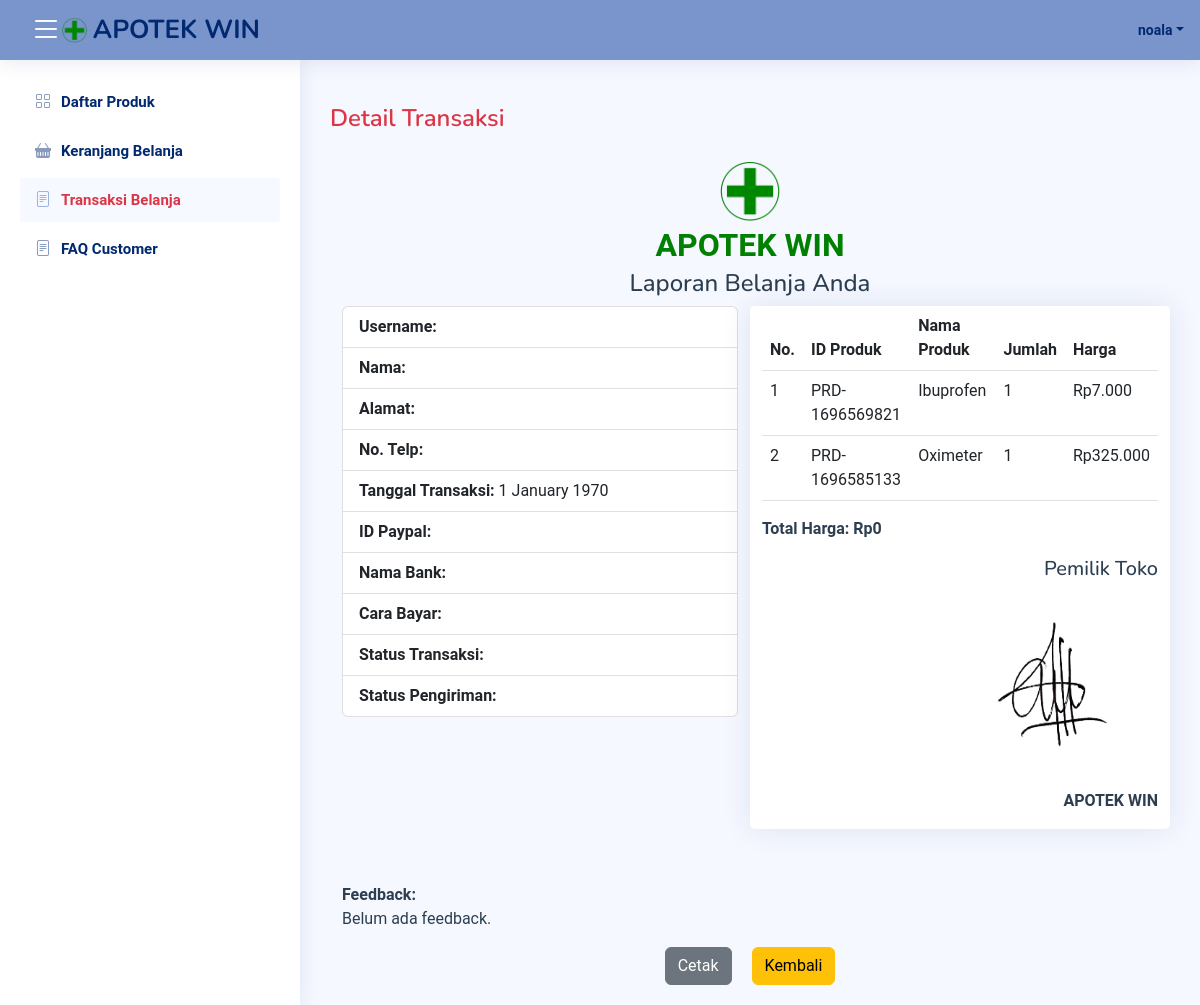
The page /Customer/detailTransaksi.php (signed in) on the database its author committed.
### tables this page shows
CREATE TABLE `keranjang` (
  `idKeranjang` int(11) NOT NULL,
  `username` varchar(255) NOT NULL,
  `idProduk` varchar(255) NOT NULL,
  `jumlah` int(11) NOT NULL,
  `harga` int(11) NOT NULL,
  `status` enum('Belum Dibayar','Dibayar','Dibatalkan') NOT NULL,
  `idTransaksi` varchar(255) DEFAULT NULL
);

CREATE TABLE `produk` (
  `idProduk` varchar(255) NOT NULL,
  `namaProduk` varchar(255) NOT NULL,
  `kategoriProduk` varchar(255) NOT NULL,
  `hargaProduk` int(11) NOT NULL,
  `stokProduk` int(11) NOT NULL,
  `gambarProduk` varchar(255) NOT NULL
);

### connect.php (called while the page is built, shortened)
<?php
$connect = mysqli_connect("localhost", "root", "", "onlineshop");
function query($query){
    global $connect;
    $result = mysqli_query($connect, $query);
    $rows = [];
    while ($row = mysqli_fetch_assoc($result)){
        $rows[] = $row;
    }
    return $rows;
}
?>

### Customer/detailTransaksi.php (the view, shortened to what this page needs)
<?php
require 'template/headerCust.php';
require 'template/sidebarCust.php';
$idTransaksi = $_GET["id"];
$username = $_SESSION["username"];
$detailTransaksi = query("SELECT * FROM transaksi
JOIN customer ON transaksi.username = customer.username
WHERE transaksi.idTransaksi = '$idTransaksi' AND transaksi.username = '$username';
")[0];
$keranjangUser = query("SELECT * FROM keranjang
JOIN produk ON keranjang.idProduk = produk.idProduk
WHERE keranjang.username = '$username' AND keranjang.idTransaksi = '$idTransaksi';
");
$tanggalTransaksi = strtotime($detailTransaksi["tanggalTransaksi"]);
$tanggalFormatted = date("j F Y", $tanggalTransaksi);
?>
<main id="main" class="main">
    <div class="pagetitle">
      <h1 class="text-danger">Detail Transaksi</h1>
    </div>
    <section class="section">
        <div class="container-fluid">
            <div class="row">
                <div class="col">
                    <div class="container mt-3">
                        <div class="row align-items-center">
                            <center>
                                <img src="../img/logo1.png" width="60px" class="mb-1">
                                <div class="col-md-10">
                                    <h2 class="mb-1"><strong class="text" style = "color: #008000">APOTEK WIN</strong></h2>
                                    <h4 class="mb-2">Laporan Belanja Anda</h4>
                                </div>
                            </center>
                        </div>
                    </div>
                <div class="row">
                    <div class="col-md-6">
                        <ul class="list-group">
                            <li class="list-group-item"><strong>Username:</strong> <?= $detailTransaksi["username"]; ?></li>
                            <li class="list-group-item"><strong>Nama:</strong> <?= $detailTransaksi["namaLengkap"]; ?></li>
                            <li class="list-group-item"><strong>Alamat:</strong> <?= $detailTransaksi["alamat"]; ?></li>
                            <li class="list-group-item"><strong>No. Telp:</strong> <?= $detailTransaksi["contact"]; ?></li>
                            <li class="list-group-item"><strong>Tanggal Transaksi:</strong> <?= $tanggalFormatted; ?></li>
                            <li class="list-group-item"><strong>ID Paypal:</strong> <?= $detailTransaksi["paypalID"]; ?></li>
                            <li class="list-group-item"><strong>Nama Bank:</strong> <?= $detailTransaksi["bank"]; ?></li>
                            <li class="list-group-item"><strong>Cara Bayar:</strong> <?= $detailTransaksi["caraBayar"]; ?></li>
                            <li class="list-group-item"><strong>Status Transaksi:</strong> <?= $detailTransaksi["statusTransaksi"]; ?></li>
                            <li class="list-group-item"><strong>Status Pengiriman:</strong> <?= $detailTransaksi["statusPengiriman"]; ?></li>
                        </ul>
                    </div>
                    <div class="card col">
                        <table class="table">
                            <thead>
                                <tr>
                                    <th scope="col">No.</th>
                                    <th scope="col">ID Produk</th>
                                    <th scope="col">Nama Produk</th>
                                    <th scope="col">Jumlah</th>
                                    <th scope="col">Harga</th>
                                </tr>
                            </thead>
                            <tbody>
                                <?php $i = 1; ?>
                                <?php foreach($keranjangUser as $keranjang) : ?>
                                <tr>
                                    <td><?= $i; ?></td>
                                    <td><?= $keranjang["idProduk"]; ?></td>
                                    <td><?= $keranjang["namaProduk"]; ?></td>
                                    <td><?= $keranjang["jumlah"]; ?></td>
                                    <td>Rp<?= number_format($keranjang["harga"], 0, ',', '.'); ?></td>
                                </tr>
                                <?php $i++; ?>
                                <?php endforeach; ?>
                            </tbody>
                        </table>
                        <div class="fw-bold">Total Harga: Rp<?= number_format($detailTransaksi["totalHarga"], 0, ',', '.'); ?></div>
                        <div class="mt-3 text-end">
                            <h5>Pemilik Toko</h5>
                            <img src="../img/ttd1.png" alt="Tanda Tangan" style="width: 200px; height: 200px;">
                            <p class="fw-bold">APOTEK WIN</p>
                        </div>
                    </div>
                </div>
                <div class="mt-4">
                    <div class="fw-bold">Feedback:</div>
                    <?= $detailTransaksi["feedBack"] ? $detailTransaksi["feedBack"] : "Belum ada feedback."; ?>
                </div>
                <div class="text-center mt-3">
                    <button id="printButton" class="btn btn-secondary mx-2">Cetak</button>
                    <a href="viewTransaksi.php" style="text-decoration: none;">
                        <button id="kembali" class="btn btn-warning mx-2">Kembali</button>
                    </a>
                </div>
            </div>
        </div>
    </div>
</section>

### assets/css/style.css (style rules this page uses)
:root { scroll-behavior: smooth; --primary-color: #9fb3df; --secondary-color: #c7d4f2; --text-color: #2c3e50; --light-bg: #f5f8ff; --header-bg: #7a95cc; }
body { font-family: "Poppins", sans-serif; background: var(--light-bg); color: var(--text-color); }
a { color: var(--primary-color); text-decoration: none; }
h1, h2, h3, h4, h5, h6 { font-family: "Nunito", sans-serif; }
#main { margin-top: 60px; padding: 20px 30px; transition: all 0.3s; }
.pagetitle { margin-bottom: 10px; }
.pagetitle h1 { font-size: 24px; margin-bottom: 0; font-weight: 600; color: #012970; }
.card { margin-bottom: 30px; border: none; border-radius: 5px; box-shadow: 0px 0 30px rgba(1, 41, 112, 0.1); }
@media (min-width: 1200px) { #main, #footer { margin-left: 300px; } }
* { padding: 0; margin: 0; box-sizing: border-box; font-family: "Roboto", sans-serif; }

### rows shown on the page
keranjang: idProduk.idProduk "PRD-1696569821", idProduk.namaProduk "Ibuprofen", jumlah "1", harga "7.000"
keranjang: idProduk.idProduk "PRD-1696585133", idProduk.namaProduk "Oximeter", jumlah "1", harga "325.000"

### other values the page prints
$userLogin "noala"
$tanggalFormatted "1 January 1970"
$detailTransaksi["totalHarga"] "0"
